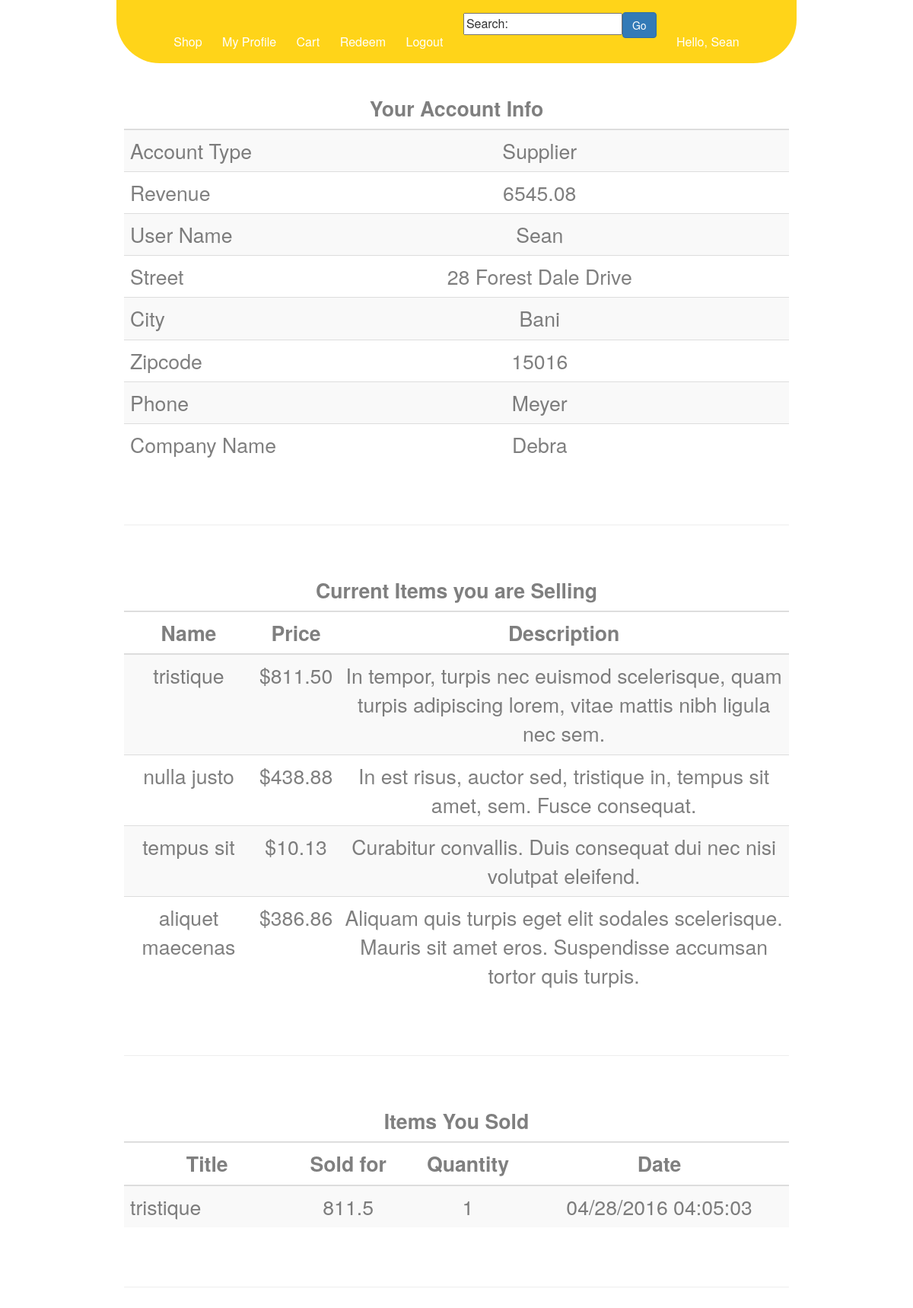
The app's page /profile.php (signed in) with its own data.
### tables this page shows
CREATE TABLE Sellers
(
 seller_id varchar(100), 
 address_id Integer NOT NULL,
 seller_type varchar(20) NOT NULL, 
 revenue real NOT NULL,
 login_name varchar(100),
 pass VARCHAR(255) NOT NULL,
 UNIQUE(login_name),
 PRIMARY KEY(seller_id),
 FOREIGN KEY (address_id) REFERENCES Addresses(address_id)
 	ON DELETE NO ACTION
);

CREATE TABLE Addresses
(
	address_id INTEGER NOT NULL ,
	street VARCHAR(255) NOT NULL,
	city VARCHAR(255) NOT NULL,
	zipcode VARCHAR(20) NOT NULL,
	PRIMARY KEY (Address_ID),
	FOREIGN KEY (zipcode) REFERENCES Zipcodes(zipcode)
 	ON DELETE NO ACTION
);

CREATE TABLE Suppliers
(
	supplier_id VARCHAR(100) NOT NULL,
	phone VARCHAR(20) NOT NULL,
	name VARCHAR(255) NOT NULL,
	PRIMARY KEY ( supplier_id ),
	FOREIGN KEY (supplier_id) REFERENCES Sellers(seller_id)
		ON DELETE CASCADE
);

CREATE TABLE Items
(
  item_id INTEGER NOT NULL ,
  seller_id VARCHAR(255) NOT NULL,
  category_id INTEGER NOT NULL,
  title VARCHAR(75) NOT NULL,
  buy_it_now_price REAL NOT NULL,
  minimum_price REAL NOT NULL,
  current_stock INTEGER NOT NULL,
  description VARCHAR(255) NOT NULL,  
  auction_length REAL NOT NULL,
  date_posted DATETIME NOT NULL,
  PRIMARY KEY(item_id),
  FOREIGN KEY (seller_id) REFERENCES Sellers(seller_id )
	ON DELETE CASCADE 
 );

CREATE TABLE Sales
(
  user_id VARCHAR(100) NOT NULL,
  item_id INTEGER NOT NULL,
  sale_date DATETIME NOT NULL,
  buy_price REAL NOT NULL,
  quantity INTEGER NOT NULL,
  PRIMARY KEY(user_id, item_id, sale_date),
  FOREIGN KEY (user_id) REFERENCES Users(user_id)
	ON DELETE NO ACTION,
  FOREIGN KEY (item_id) REFERENCES Items(item_id)
	ON DELETE NO ACTION
);

### profile.php (the view, shortened to what this page needs)
<?php
function selecct_query($sql, $dbh)
{
	$user_seller_query = $dbh->query($sql);
	return $user_seller_query->fetch(PDO::FETCH_ASSOC);
}
function selecct_query_multi($sql,$dbh)
{
	return $dbh->query($sql);
}
	include "assets/variables.php";
	include "assets/authenticate.php";
	$dbh = new PDO("sqlite:".$database_url);
	$username = $_COOKIE['username'];
	$seller_query = 	"SELECT * "
						."FROM Sellers "
						."WHERE login_name='$username' LIMIT 1 ";
	$seller = selecct_query($seller_query, $dbh);
	$is_supplier = (($seller["seller_type"] == "Supplier") ? true : false);
	if($is_supplier)
	{
		$sql = 	"SELECT seller_type as 'Account Type', revenue as Revenue, login_name as 'User Name',  street as Street, city as City, zipcode as Zipcode, phone as Phone, name as 'Company Name'"
				."FROM ( "
					."SELECT * "
					."FROM ( "
						."SELECT * "
						."FROM Sellers "
						."WHERE login_name='$username' LIMIT 1 "
					.") AS sellers_query "
					."INNER JOIN Suppliers supplier "
					."ON supplier.supplier_id = sellers_query.seller_id "
				.") AS sellers_users_together "
				."INNER JOIN Addresses ads "
				."ON ads.address_id = sellers_users_together.address_id;";
	}
	$items_you_sold_q =  "select * "
							."from ("
								."select * "
								."from items "
								."where seller_id='".$seller['seller_id']."' "
							.") as i "
							."inner join sales s "
							."on s.item_id = i.item_id";
	$selling_query = 	"Select * "
						."from Items "
						."where seller_id = '".$seller['seller_id']."' and current_stock!=0";
	$items_sold = selecct_query_multi($items_you_sold_q, $dbh);
	$sellings = selecct_query_multi($selling_query, $dbh);
	$user_seller = selecct_query($sql, $dbh);
?>
<!DOCTYPE html>
<html>
	<head>
		<?php
			include "assets/includes.php";
		?>
	</head>
	<body>
		<?php include "menu.php"; ?>
		<?php include "assets/list_items.php" ?>
		<div class="info">
			<div class="heading">
			</div>
			<?php
				echo '<div class="table_div">'
					.'<table class="table table-striped">'
					.'<thead>'
						.'<tr>'
							.'<th colspan=2>'
								.'Your Account Info'
							.'</th>'
						.'</tr>'
					.'</thead>'
					.'<tbody>';
					foreach($user_seller as $key => $var)
					{
						echo '<tr>'
								.'<td class="key_td">'
									. $key
								.'</td>'
								.'<td>'
									. $var
								.'</td>'
							.'</tr>';
					}
				echo '</tbody>'
					.'</table>'
					.'</div>';
				echo "<br>"
					."<hr>"
					."<br>";
				list_items($sellings, "Current Items you are Selling");
				echo "<br>"
					."<hr>"
					."<br>";
				list_sale($items_sold,"Items You Sold");
				echo "<br>"
					."<hr>";
			?>
		</div>
	</body>
</html>

### assets/list_items.php (shortened to what this page needs)
<?php
function display_single_item($row)
{
	$onclick_func = '"document.location=\'product.php?product_id='.$row['item_id'].'\'"';
	echo
			'<tr class="clickable-item-row" onclick='.$onclick_func.' >'
				.'<td>'
					.$row['title']
				.'</td>'
				.'<td>'
					.'$'.number_format($row['buy_it_now_price'],2)
				.'</td>'
				.'<td>'
					.$row['description']
				.'</td>'
			.'</tr>';
}
function list_items($itemRows,$table_header)
{
	echo '<script type="text/javascript" src="js/item_list_links.js"></script>'
		.'<div class = "product_grid">'
			.'<table class = "product_table table table-striped table-hover">'
				.'<thead >'
					.'<tr>'
						.'<th colspan="3">'
							.$table_header
						.'</th>'
					.'</tr>'
					.'<tr>'
						.'<th>'
							.'Name'
						.'</th>'
						.'<th>'
							.'Price'
						.'</th>'
						.'<th>'
							.'Description'
						.'</th>'
					.'</tr>'
				.'</thead>'
				.'<tbody>';
				while($row = $itemRows->fetch(PDO::FETCH_ASSOC))
				{
					display_single_item($row);
				}
	echo 		'</tbody>'
			.'</table>'
		.'</div>';
}
function display_single_sale($this_buy)
{
		$sell_date = new DateTime($this_buy["sale_date"]);
		echo '<tr>'
				.'<td class="key_td">'
					. $this_buy["title"]
				.'</td>'
				.'<td>'
					. $this_buy["buy_price"]
				.'</td>'
				.'<td>'
					. $this_buy["quantity"]
				.'</td>'
				.'<td>'
					. $sell_date->format('m/d/Y H:i:s')
				.'</td>'
			.'</tr>';
}
function list_sale($items_sold, $header)
{
	echo '<div class="table_div">'
					.'<table class="table table-striped">'
						.'<thead>'
							.'<tr >'
								.'<th colspan="4">'
									.$header
								.'</th>'
							.'</tr>'
							.'<tr>'
								.'<th>'
									.'Title'
								.'</th>'
								.'<th>'
									.'Sold for'
								.'</th>'
								.'<th>'
									.'Quantity'
								.'</th>'
								.'<th>'
									.'Date'
								.'</th>'
							.'</tr>'
						.'</thead>'
					.'<tbody>';
			while(($this_buy = $items_sold->fetch(PDO::FETCH_ASSOC)))
			{
				display_single_sale($this_buy);
			}
			echo 		'</tbody>'
					.'</table>'
				.'</div>';
}
?>

### css/stylesheet.css (style rules this page uses)
html { height: 100%; margin: 0px; padding: 0px; }
body { margin: 0px; padding: 0px; background-color: #f5f0dc; height: 100%; width: 100%; -webkit-user-select: none; -moz-user-select: none; -ms-user-select: none; user-select: none; }
hr { display: block; margin-top: 0.5em; margin-bottom: 0.5em; margin-left: auto; margin-right: auto; border-style: inset; border-width: 1px; }
.heading { text-align: center; font-size: 24pt; padding-top: 25px; padding-bottom: 15px; }
.info { padding-top: 75px; padding-left: 100px; padding-right: 100px; padding-bottom: 25px; margin-left: auto; margin-right: auto; width: 90%; font-size: 20pt; font-family: "HelveticaNeue-Light", "Helvetica Neue Light", "Helvetica Neue", Helvetica, Arial, "Lucida Grande", sans-serif; font-weight: 500; border-right: solid 3px white; border-left: solid 3px white; color: rgba(0,0,0,0.5); background-color: rgba(255,255,255,0.45); cursor: default; height: auto; }
.product_grid { list-style-type: none; margin: 0; padding: 0; width: 100%; height: 100%; }

### css/table_style.css (style rules this page uses)
table { width: 100%; }
th { padding: 5px; text-align: center; }
td { padding: 5px; text-align: center; }
.key_td { width: 25%; text-align: left; }
.table_div { width: 100%; }

### records on screen
sellers: revenue "6545.08", address.street "28 Forest Dale Drive", address.city "Bani", address.zipcode "15016", suppliers.phone "Meyer"
items: title "tristique", buy_it_now_price "811.50", description "In tempor, turpis nec euismod scelerisque, quam turpis adipiscing lorem, vitae mattis nibh ligula nec sem."
items: title "nulla justo", buy_it_now_price "438.88", description "In est risus, auctor sed, tristique in, tempus sit amet, sem. Fusce consequat."
items: title "tempus sit", buy_it_now_price "10.13", description "Curabitur convallis. Duis consequat dui nec nisi volutpat eleifend."
items: title "aliquet maecenas", buy_it_now_price "386.86", description "Aliquam quis turpis eget elit sodales scelerisque. Mauris sit amet eros. Suspendisse accumsan tortor quis turpis."
sales: item.title "tristique", buy_price "811.5", quantity "1", sale_date "04/28/2016 04:05:03"

### other values on screen
$_COOKIE['username'] "Sean"
$key "Account Type"
$var "Supplier"
$key "Revenue"
$key "User Name"
$var "Sean"
$key "Street"
$key "City"
$key "Zipcode"
$key "Phone"
$key "Company Name"
$var "Debra"
$table_header "Current Items you are Selling"
$header "Items You Sold"
